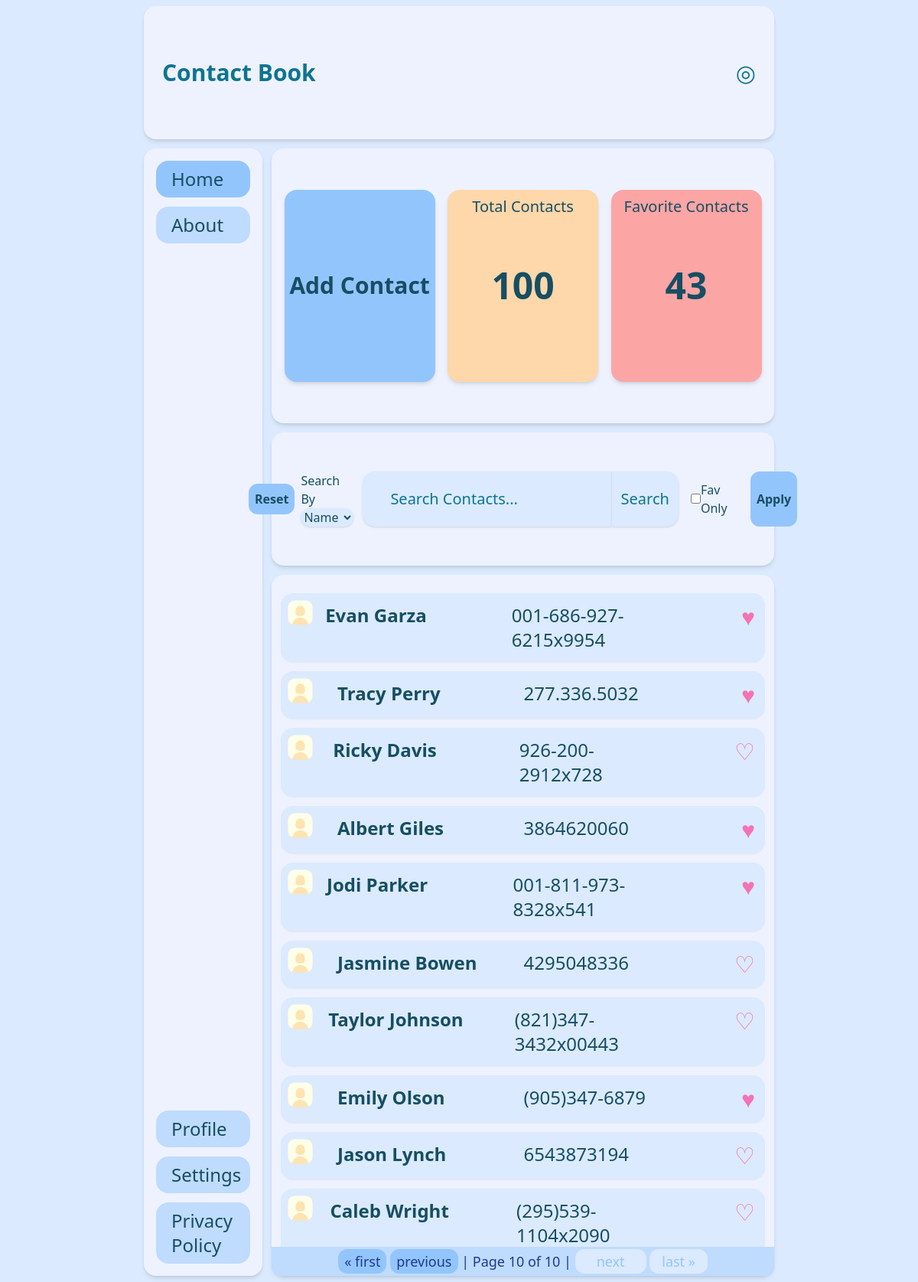
The page /?page=10 on the database its author committed.
### contacts/models.py (models this page shows, shortened)
class Contacts(models.Model):
    user = models.ForeignKey(User, on_delete=models.SET_NULL, null=True, blank=True)
    name = models.CharField(max_length=50,default="NaN")
    phone = models.CharField(max_length=15)
    email = models.EmailField(max_length=50)
    address = models.TextField()
    ppic = models.ImageField(default='default.jpg', upload_to='')
    fav = models.BooleanField(default=False)

### contacts/views.py (the view, shortened to what this page needs)
# urls.py: path('',views.index,name="index"),
def index(request):
    contacts = Contacts.objects.all().order_by('-id')
    mode = fav = keyw = None
    if request.GET.get("search") or request.GET.get("search") == "":
        keyw=request.GET.get("search")
        mode = request.GET.get("mode")
        if request.GET.get("fav"):
            fav=True
            contacts=contacts.filter(fav=True)
        else:
            fav=False
        if mode == "name":
            contacts=contacts.filter(name__icontains=keyw)
        elif mode == "phone":
            contacts=contacts.filter(phone__icontains=keyw)
        else:
            contacts=contacts.filter(email__icontains=keyw)
        paginator = Paginator(contacts, 10)
    else:
        paginator = Paginator(contacts, 10)
    page_num = request.GET.get("page")
    page_obj = paginator.get_page(page_num)
    context = {
        "contacts":page_obj,
        "total":contacts.count(),
        "fav":contacts.filter(fav=True).count(),
        "mode":mode,
        "fav_on":fav,
        "keyw":keyw
    }
    return render(request, "index.html",context=context)

### templates/index.html (shortened to what this page needs)
{% extends 'base.html' %}
{% load static %}
{% block body %}
<div class="text-cyan-900 grid grid-cols-5 grid-rows-9 gap-3 h-screen w-[70%] mx-auto p-2">
    <div class="text-cyan-700 col-span-5 bg-indigo-50 shadow-md rounded-2xl flex items-center justify-between px-6">
        <div class="text-3xl font-bold">Contact Book</div>
        <div class="text-3xl">
            ◎
        </div>
    </div>
    <nav class="nav text-2xl row-span-8 row-start-2 bg-indigo-50 shadow-md rounded-2xl flex flex-col items-start justify-between">
        <ul class=" w-full p-4">
            <li class="bg-blue-300 hover:bg-blue-400 p-2 pl-5 rounded-2xl mb-3" onclick="window.location.href='/'">Home</li>
            <li class="bg-blue-200 hover:bg-blue-400 p-2 pl-5 rounded-2xl mb-3">About</li>
        </ul>
        <ul class=" w-full p-4">
            <li class="bg-blue-200 hover:bg-blue-400 p-2 pl-5 rounded-2xl mb-3">Profile</li>
            <li class="bg-blue-200 hover:bg-blue-400 p-2 pl-5 rounded-2xl mb-3">Settings</li>
            <li class="bg-blue-200 hover:bg-blue-400 p-2 pl-5 rounded-2xl ">Privacy Policy</li>
        </ul>
    </nav>
    <div class="col-span-4 row-span-2 row-start-2 bg-indigo-50  shadow-md rounded-2xl flex items-center justify-evenly">
        <div id="openWindow" class="w-[30%] h-[70%] bg-blue-300 hover:bg-blue-400  shadow-md rounded-2xl flex items-center justify-center font-bold text-3xl">Add Contact</div>
        <div class="w-[30%] h-[70%] bg-orange-200 hover:bg-orange-300  shadow-md rounded-2xl flex items-center justify-center relative"><span class="absolute top-2 text-xl">Total Contacts</span><span class="font-bold text-5xl">{{total}}</span></div>
        <div class="w-[30%] h-[70%] bg-red-300 hover:bg-red-400 shadow-md rounded-2xl flex items-center justify-center relative"><span class="absolute top-2 text-xl">Favorite Contacts</span><span class="font-bold text-5xl">{{fav}}</span></div>
    </div>
    <div class="col-span-4 col-start-2 row-start-4 bg-indigo-50 shadow-md rounded-2xl flex items-center justify-center">
        <button class="bg-blue-300 hover:bg-blue-400 p-2  rounded-xl mx-2 font-bold" onclick="window.location.href='/'">Reset</button>
        <form action="/" class="flex  min-w-fit ">
            <span class="mr-3">Search By
                 <select class="shadow bg-blue-100 rounded-2xl" name="mode">
                     <option value="name" {% if mode == 'name' %} selected {% endif %} >Name</option>
                 </select>
            </span>
                <input {% if keyw %} value={{keyw}} {% endif %}" class="placeholder:bold placeholder:text-cyan-700 shadow bg-blue-100 w-[100%]  rounded-l-2xl py-2 pl-9 pr-3  focus:outline-none focus:border-sky-500 focus:ring-sky-500 focus:ring-1 lg:text-xl md:text-5xl" placeholder="Search Contacts..." type="text" name="search"/>
                <input class="px-3 bg-blue-100 hover:bg-blue-200 shadow  rounded-r-2xl lg:text-xl text-cyan-700 md:text-5xl" type="submit" value="Search">
            <span class="flex items-center min-w-[70px] ml-4 ">
                <input type="checkbox" name="fav" {% if fav_on  %} checked {% endif %}>Fav Only
            </span>
        <input type="submit" value="Apply" class="bg-blue-300 hover:bg-blue-400 p-2  rounded-xl mx-2 font-bold" >
            </form>
    </div>
    <div class="relative p-3 col-span-4 row-span-5 col-start-2 row-start-5 bg-indigo-50  shadow-md rounded-2xl ">
        <div class="overflow-auto max-h-full pb-5">
        <table class="w-full  text-2xl ">
            {% for contact in contacts %}
                <tr class="flex justify-between px-3 py-3 my-3 bg-blue-100 shadow-sm rounded-2xl">
                    <td class=" w-[10%] ">
                        <img src="static/images/{{contact.ppic}}"  class="preview_img" alt="{{contact.name}}">
                    </td>
                    <td class=" min-w-[40%] font-bold"> <a href="contact_details/{{contact.id}}" class="hover:text-yellow-500">{{contact.name}}</a> </td>
                    <td class=" min-w-[30%] ">{{contact.phone}}</td>
                    <td class=" min-w-[20%]  text-right text-3xl text-pink-400">
                        {% if contact.fav %}
                        ♥
                        {% else %}
                        ♡
                        {% endif %}
                    </td>
                </tr>
            {% endfor %}
        </table></div>
        <div class="pagination absolute w-full left-0 bottom-0 p-[5px] text-blue-900 bg-blue-200 flex gap-5 justify-center text-lg rounded-b-xl items-center">
            <span class="p-0">
                {% if contacts.has_previous %}
                    <a href="?page=1" class="bg-blue-300 px-2 py-1 rounded-xl">&laquo; first</a>
                    <a href="?page={{ contacts.previous_page_number }} "class="bg-blue-300 px-2 py-1 rounded-xl" >previous</a>
                {% else %}
                    <a href="#" class="cursor-not-allowed bg-blue-100 text-blue-300 px-2 py-1 rounded-xl">&laquo; first</a>
                    <a href="#" class="cursor-not-allowed bg-blue-100 text-blue-300 px-2 py-1 rounded-xl ">previous</a>
                {% endif %}
                <span class="current">
                   | Page {{ contacts.number }} of {{ contacts.paginator.num_pages }} |
                </span>
                {% if contacts.has_next %}
                    <a href="?page={{ contacts.next_page_number }} " class="bg-blue-300 px-7 py-1 rounded-xl">next</a>
                    <a href="?page={{ contacts.paginator.num_pages }}" class="bg-blue-300 px-4 py-1 rounded-xl">last &raquo;</a>
                {% else %}
                    <a href="#" class="cursor-not-allowed bg-blue-100 text-blue-300 px-7 py-1 rounded-xl">next</a>
                    <a href="#" class="cursor-not-allowed bg-blue-100 text-blue-300 px-4 py-1 rounded-xl ">last &raquo;</a>
                {% endif %}
            </span>
        </div>
    </div>
</div>
{% endblock %}

### static/css/style.css (style rules this page uses)
.preview_img { border-radius:30%; scale:130%; max-width:25px; max-height:25px; }

### rows shown on the page
Contacts: ppic (placeholder picture), name "Evan Garza", phone "001-686-927-6215x9954"
Contacts: ppic (placeholder picture), name "Tracy Perry", phone "277.336.5032"
Contacts: ppic (placeholder picture), name "Ricky Davis", phone "926-200-2912x728"
Contacts: ppic (placeholder picture), name "Albert Giles", phone "3864620060"
Contacts: ppic (placeholder picture), name "Jodi Parker", phone "001-811-973-8328x541"
Contacts: ppic (placeholder picture), name "Jasmine Bowen", phone "4295048336"
Contacts: ppic (placeholder picture), name "Taylor Johnson", phone "(821)347-3432x00443"
Contacts: ppic (placeholder picture), name "Emily Olson", phone "(905)347-6879"
Contacts: ppic (placeholder picture), name "Jason Lynch", phone "6543873194"
Contacts: ppic (placeholder picture), name "Caleb Wright", phone "(295)539-1104x2090"

### other values the page prints
{{ total }} "100"
{{ fav }} "43"
{{ contacts.number }} "10"
{{ contacts.paginator.num_pages }} "10"
